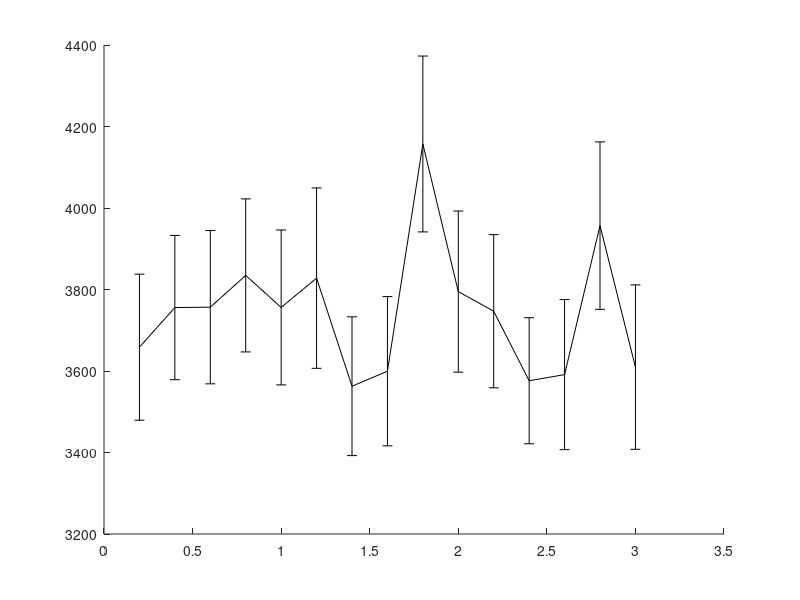

This chart was generated by the following MATLAB code: (Note: this script raises an error after producing the figure.)
% In this experiment I test the GD and PCS with the SBL planner while varying the step size
% are:
% Vector c_start = {1.6581, 0.17453, 0.17453, 0.17453, -0.034907, -0.17453, -0.17453, -0.5236, -0.69813, -0.5236, -0.87266, -0.17453, 0.087266, 0.34907, 0.17453, 0.17453, 0.17453, 0.18147, -0.80904, 2.4791};
% Vector c_goal = {-2.1293, 0.34907, 0.5236, 0.5236, 0.69813, 0.61087, 0.61087, -0.17453, -0.7854, -0.5236, -0.34907, 0.5236, 0.7854, 0.7854, 0.2618, 0.43633, -0.17453, -1.2474, 1.2172, 5.0836}; // 4 obs
% Last updated: 08/27/17

clear all
clc

%%
D1 = load('benchmark_SBL_PCS_obs_rangeB.txt'); 

D2 = load('benchmark_SBL_GD_obs_rangeB_IKobsCheck.txt'); 

D3 = load('benchmark_SBL_HB_obs_rangeB.txt'); 

%%
% PCS
rd = sort(unique(D1(:,1)));
for i = 1:length(rd)
    M = D1(D1(:,1)==rd(i), 2:end);
%     disp([i-1 rg(i)  size(M,1)])
    td(i) = mean(M(:,4))*1e3;
    td_ste(i) = 1e3*std(M(:,4))/sqrt(size(M,1));
    nodes_d(i) =  mean(M(:,10));
    trees_d(i) =  mean(M(:,11));
    tlc_d(i) = mean(M(:,12))*1e3;
end
%%
% GD
rg = sort(unique(D2(:,1)));
for i = 1:length(rg)
    M = D2(D2(:,1)==rg(i), 2:end);
%     disp([i-1 rg(i)  size(M,1)])
    tg(i) = mean(M(:,4))*1e3;
    tg_ste(i) = 1e3*std(M(:,4))/sqrt(size(M,1));
    nodes_g(i) =  mean(M(:,10));
    trees_g(i) =  mean(M(:,11));
    tlc_g(i) = mean(M(:,12))*1e3;
end

%%
% HB
rb = sort(unique(D3(:,1)));
for i = 1:length(rb)
    M = D3(D3(:,1)==rb(i), 2:end);
%     disp([i-1 rg(i)  size(M,1)])
    tb(i) = mean(M(:,4))*1e3;
    tb_ste(i) = 1e3*std(M(:,4))/sqrt(size(M,1));
    nodes_b(i) =  mean(M(:,10));
    trees_b(i) =  mean(M(:,11));
    tlc_b(i) = mean(M(:,12))*1e3;
end

%%
disp(' ');
[tdmin, id] = min(td);
disp(['Minimum avg. runtime for PCS is ' num2str(tdmin) 'msec with d = ' num2str(rd(id)) ]);
[tgmin, ig] = min(tg);
disp(['Minimum avg. runtime for GD is ' num2str(tgmin) 'msec with d = ' num2str(rg(ig)) ]);
[tbmin, ib] = min(tb);
disp(['Minimum avg. runtime for HB is ' num2str(tbmin) 'msec with d = ' num2str(rb(ib)) ]);

%%
h = figure(1);
clf
errorbar(rd,td,td_ste,'-k','linewidth',2);
hold on
errorbar(rg,tg,tg_ste,'--k','linewidth',2);
errorbar(rb,tb,tb_ste,':k','linewidth',2);
hold off
ylabel('mean runtime [msec]');
xlabel('max. local-connection distance');
legend('PCS','GD','HB');
% xlim([0 6]);
xlim([0 max(rg)]);

%%
D1 = D1(D1(:,1)==rd(id), 2:end);
verf = D1(:,1)==1;
suc = D1(:,2)==1;

disp('------------------------------------');
disp('PCS - with optimized step size:');
disp(['Results of ' num2str(size(D1,1)) ' queries.']);
disp(['Percent of successful queries verified: ' num2str(sum(verf & suc)/sum(suc)*100) '%']);
disp(['Plan distance: ' num2str(D1(1,3)) ]);
disp(['Avg. runtime: ' num2str(mean(D1(:,4))*1e3)  ' +/- ' num2str(std(D1(:,4))/sqrt(size(D1,1))*1e3) ' msec ']);
disp(['Avg. nodes in path: ' num2str(floor(mean(D1(:,8)))) ]);
disp(['Avg. nodes in trees: ' num2str(floor(mean(D1(:,9)))) ]);
disp(['Avg. number of projections: ' num2str(floor(mean(D1(:,5)))) ]);

%%
D2 = D2(D2(:,1)==rg(ig), 2:end);
verf = D2(:,1)==1;
suc = D2(:,2)==1;

disp('------------------------------------');
disp('GD - with optimized step size:');
disp(['Results of ' num2str(size(D2,1)) ' queries.']);
disp(['Percent of successful queries verified: ' num2str(sum(verf & suc)/sum(suc)*100) '%']);
disp(['Plan distance: ' num2str(D2(1,3)) ]);
disp(['Avg. runtime: ' num2str(mean(D2(:,4))*1e3)  ' +/- ' num2str(std(D2(:,4))/sqrt(size(D2,1))*1e3) ' msec ']);
disp(['Avg. nodes in path: ' num2str(floor(mean(D2(:,8)))) ]);
disp(['Avg. nodes in trees: ' num2str(floor(mean(D2(:,9)))) ]);
disp(['Avg. number of projections: ' num2str(floor(mean(D2(:,5)))) ]);

%%
D3 = D3(D3(:,1)==rb(ib), 2:end);
verf = D3(:,1)==1;
suc = D3(:,2)==1;

disp('------------------------------------');
disp('HB - with optimized step size:');
disp(['Results of ' num2str(size(D3,1)) ' queries.']);
disp(['Percent of successful queries verified: ' num2str(sum(verf & suc)/sum(suc)*100) '%']);
disp(['Plan distance: ' num2str(D3(1,3)) ]);
disp(['Avg. runtime: ' num2str(mean(D3(:,4))*1e3)  ' +/- ' num2str(std(D3(:,4))/sqrt(size(D3,1))*1e3) ' msec ']);
disp(['Avg. nodes in path: ' num2str(floor(mean(D3(:,8)))) ]);
disp(['Avg. nodes in trees: ' num2str(floor(mean(D3(:,9)))) ]);
disp(['Avg. number of projections: ' num2str(floor(mean(D3(:,5)))) ]);
%%
% PCS
td = D1(:,4);
maxT = max(td);
T1 = linspace(0,maxT,100);
T1 = T1(2:end);
for i = 1:length(T1)
    sd = td < T1(i);
    md(i) = mean(td(sd));
    Md(i) = 1-sum(sd)/length(td);
end

%%
% GD
tg = D2(:,4);
maxT = max(tg);
T2 = linspace(0,maxT,100);
T2 = T2(2:end);
for i = 1:length(T2)
    sg = tg < T2(i);
    mg(i) = mean(tg(sg));
    Mg(i) = 1-sum(sg)/length(tg);
end

%%
% HB
tb = D3(:,4);
maxT = max(tb);
T3 = linspace(0,maxT,100);
T3 = T3(2:end);
for i = 1:length(T3)
    sb = tb < T3(i);
    mb(i) = mean(tb(sb));
    Mb(i) = 1-sum(sb)/length(tb);
end
%%
h = figure(2);
clf
plot(T1,Md*100,'-k','linewidth',2);
hold on
plot(T2,Mg*100,'--k','linewidth',2);
plot(T3,Mb*100,':k','linewidth',2);
hold off
xlabel('maximum runtime [sec]');
ylabel('failure rate [%]');
xlim([0 max([T1 T2])]);
legend('PCS','GD','HB');
title('SBL');
% set(h, 'Position', [100, 100, 800, 400]);

%% 
disp(' ');
disp(['Speed-up t_{gd}/t_{pcs}: ' num2str(tdmin/tgmin) ]);
disp(['Speed-up t_{gd}/t_{hb}: ' num2str(tgmin/tbmin) ]);
disp(['Speed-up t_{pcs}/t_{hb}: ' num2str(tdmin/tbmin) ]);
